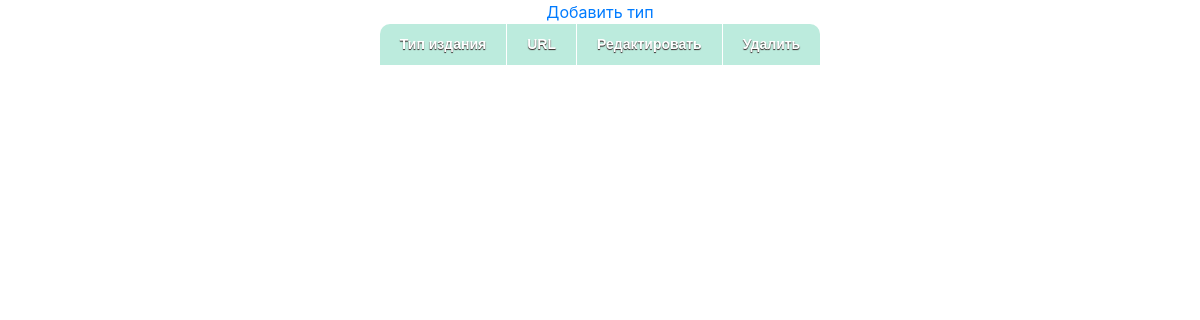
The page /menu/all_types on the database as committed earlier.
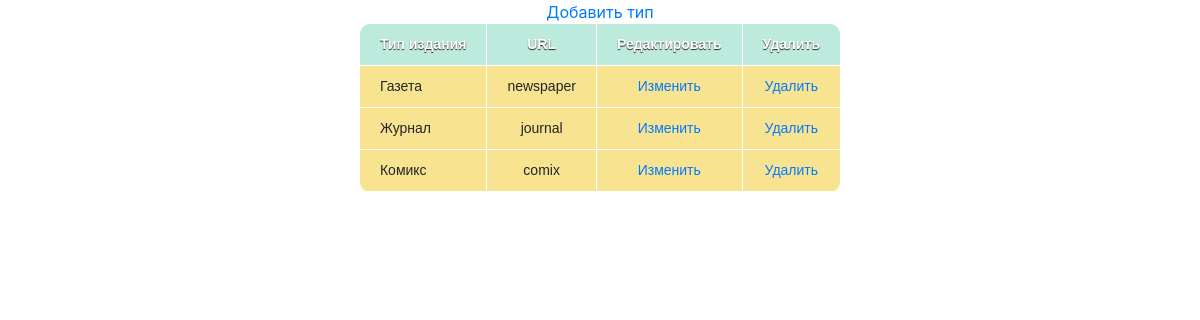
The same page on the database as committed later.
### newspapers/models.py (models this page shows, shortened)
class TypeOfEdition(models.Model):
    type = models.CharField(max_length=100, verbose_name='Тип')
    slug = models.SlugField(max_length=100, verbose_name='URL')
    class Meta:
        ordering = ['type']
        verbose_name = 'Тип издания'
        verbose_name_plural = 'Типы изданий'

### newspapers/views.py (the view)
# urls.py: path('all_types', viewTypes.as_view(), name='types'),
class viewTypes(ListView):
    model = TypeOfEdition
    template_name = 'all_types.html'
    context_object_name = 'types'

### newspapers/templates/all_types.html (shortened to what this page needs)
{% extends 'temp.html' %}
{% block body %}
    <body style="background-image: url('https://i.pinimg.com/originals/32/fd/6e/32fd6e742019beccda4acfc556820450.jpg')">
    <center>
        <a href="{% url 'add_type' %}">Добавить тип</a>
        <table>
            <tr>
                <th>Тип издания</th>
                <th>URL</th>
                <th>Редактировать</th>
                <th>Удалить</th>
            </tr>
            {% for type in types %}
                <tr>
                    <td>{{ type.type }}</td>
                    <td>{{ type.slug }}</td>
                    <td><a href="{% url 'edit_type' type.slug %}">Изменить</a></td>
                    <td><a href="{% url 'delete_type' type.slug %}">Удалить</a></td>
                </tr>
            {% endfor %}
        </table>
    </center>
    </body>
{% endblock %}

Rows that differ between the two databases and show on the page:
added TypeOfEdition: type "Газета", slug "newspaper"
added TypeOfEdition: type "Журнал", slug "journal"
added TypeOfEdition: type "Комикс", slug "comix"
